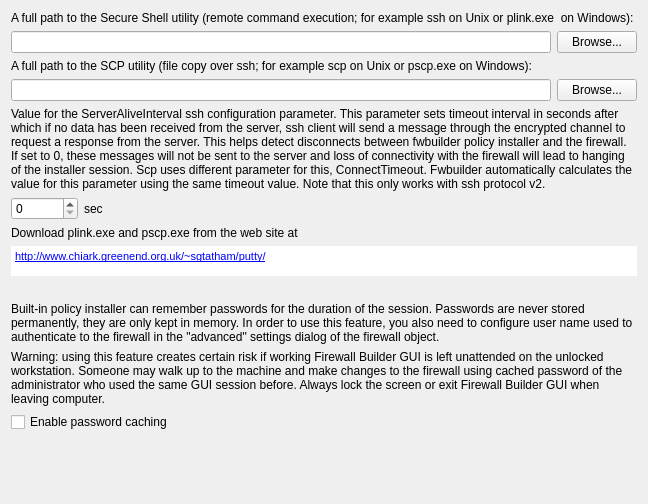
     <widget class="QWidget" name="tabSSH">
      <attribute name="title">
       <string>Installer</string>
      </attribute>
      <layout class="QGridLayout" name="gridLayout_15">
       <item row="0" column="0" colspan="3">
        <widget class="QLabel" name="textLabel1_5_2">
         <property name="text">
          <string>A full path to the Secure Shell utility (remote command execution; for example ssh on Unix or plink.exe  on Windows):</string>
         </property>
         <property name="alignment">
          <set>Qt::AlignVCenter</set>
         </property>
         <property name="wordWrap">
          <bool>true</bool>
         </property>
        </widget>
       </item>
       <item row="1" column="0" colspan="3">
        <layout class="QHBoxLayout" name="horizontalLayout_6">
         <item>
          <widget class="QLineEdit" name="sshPath">
           <property name="minimumSize">
            <size>
             <width>0</width>
             <height>0</height>
            </size>
           </property>
          </widget>
         </item>
         <item>
          <widget class="QPushButton" name="browseForSSH">
           <property name="sizePolicy">
            <sizepolicy hsizetype="Fixed" vsizetype="Fixed">
             <horstretch>0</horstretch>
             <verstretch>0</verstretch>
            </sizepolicy>
           </property>
           <property name="text">
            <string>Browse...</string>
           </property>
          </widget>
         </item>
        </layout>
       </item>
       <item row="2" column="0" colspan="3">
        <widget class="QLabel" name="textLabel1_5_3">
         <property name="text">
          <string>A full path to the SCP utility (file copy over ssh; for example scp on Unix or pscp.exe on Windows):</string>
         </property>
         <property name="alignment">
          <set>Qt::AlignVCenter</set>
         </property>
         <property name="wordWrap">
          <bool>true</bool>
         </property>
        </widget>
       </item>
       <item row="3" column="0" colspan="3">
        <layout class="QHBoxLayout" name="horizontalLayout_7">
         <item>
          <widget class="QLineEdit" name="scpPath">
           <property name="minimumSize">
            <size>
             <width>0</width>
             <height>0</height>
            </size>
           </property>
          </widget>
         </item>
         <item>
          <widget class="QPushButton" name="browseForSCP">
           <property name="sizePolicy">
            <sizepolicy hsizetype="Fixed" vsizetype="Fixed">
             <horstretch>0</horstretch>
             <verstretch>0</verstretch>
            </sizepolicy>
           </property>
           <property name="text">
            <string>Browse...</string>
           </property>
          </widget>
         </item>
        </layout>
       </item>
       <item row="4" column="0" colspan="3">
        <widget class="QLabel" name="label_14">
         <property name="text">
          <string>Value for the ServerAliveInterval ssh configuration parameter. This parameter sets timeout interval in seconds after which if no data has been received from the server, ssh client will send a message through the encrypted channel to request a response from the server. This helps detect disconnects between fwbuilder policy installer and the firewall. If set to 0, these messages will not be sent to the server and loss of connectivity with the firewall will lead to hanging of the installer session. Scp uses different parameter for this, ConnectTimeout. Fwbuilder automatically calculates the value for this parameter using the same timeout value. Note that this only works with ssh protocol v2.</string>
         </property>
         <property name="wordWrap">
          <bool>true</bool>
         </property>
        </widget>
       </item>
       <item row="5" column="0">
        <widget class="QSpinBox" name="sshTimeout">
         <property name="maximum">
          <number>999999</number>
         </property>
        </widget>
       </item>
       <item row="5" column="1">
        <widget class="QLabel" name="label_15">
         <property name="text">
          <string>sec</string>
         </property>
        </widget>
       </item>
       <item row="5" column="2">
        <spacer name="horizontalSpacer_7">
         <property name="orientation">
          <enum>Qt::Horizontal</enum>
         </property>
         <property name="sizeHint" stdset="0">
          <size>
           <width>528</width>
           <height>23</height>
          </size>
         </property>
        </spacer>
       </item>
       <item row="6" column="0" colspan="3">
        <widget class="QFrame" name="plink_hint">
         <property name="frameShape">
          <enum>QFrame::NoFrame</enum>
         </property>
         <property name="frameShadow">
          <enum>QFrame::Plain</enum>
         </property>
         <layout class="QGridLayout" name="gridLayout_14">
          <property name="margin">
           <number>0</number>
          </property>
          <item row="0" column="0">
           <widget class="QLabel" name="label_13">
            <property name="text">
             <string>Download plink.exe and pscp.exe from the web site at</string>
            </property>
           </widget>
          </item>
          <item row="1" column="0">
           <widget class="QTextBrowser" name="plink_hint_url">
            <property name="sizePolicy">
             <sizepolicy hsizetype="Preferred" vsizetype="Fixed">
              <horstretch>0</horstretch>
              <verstretch>0</verstretch>
             </sizepolicy>
            </property>
            <property name="minimumSize">
             <size>
              <width>0</width>
              <height>30</height>
             </size>
            </property>
            <property name="maximumSize">
             <size>
              <width>16777215</width>
              <height>30</height>
             </size>
            </property>
            <property name="autoFillBackground">
             <bool>true</bool>
            </property>
            <property name="frameShape">
             <enum>QFrame::NoFrame</enum>
            </property>
            <property name="frameShadow">
             <enum>QFrame::Plain</enum>
            </property>
            <property name="html">
             <string>&lt;!DOCTYPE HTML PUBLIC &quot;-//W3C//DTD HTML 4.0//EN&quot; &quot;http://www.w3.org/TR/REC-html40/strict.dtd&quot;&gt;
&lt;html&gt;&lt;head&gt;&lt;meta name=&quot;qrichtext&quot; content=&quot;1&quot; /&gt;&lt;style type=&quot;text/css&quot;&gt;
p, li { white-space: pre-wrap; }
&lt;/style&gt;&lt;/head&gt;&lt;body style=&quot; font-family:'Sans Serif'; font-size:9pt; font-weight:400; font-style:normal;&quot;&gt;
&lt;p style=&quot; margin-top:0px; margin-bottom:0px; margin-left:0px; margin-right:0px; -qt-block-indent:0; text-indent:0px;&quot;&gt;&lt;a href=&quot;http://www.chiark.greenend.org.uk/~sgtatham/putty/&quot;&gt;&lt;span style=&quot; font-family:'Lucida Grande'; font-size:8pt; text-decoration: underline; color:#0000ff;&quot;&gt;http://www.chiark.greenend.org.uk/~sgtatham/putty/&lt;/span&gt;&lt;/a&gt;&lt;/p&gt;&lt;/body&gt;&lt;/html&gt;</string>
            </property>
            <property name="acceptRichText">
             <bool>true</bool>
            </property>
            <property name="openExternalLinks">
             <bool>true</bool>
            </property>
           </widget>
          </item>
         </layout>
        </widget>
       </item>
       <item row="7" column="0" colspan="3">
        <spacer name="verticalSpacer_2">
         <property name="orientation">
          <enum>Qt::Vertical</enum>
         </property>
         <property name="sizeType">
          <enum>QSizePolicy::Fixed</enum>
         </property>
         <property name="sizeHint" stdset="0">
          <size>
           <width>20</width>
           <height>20</height>
          </size>
         </property>
        </spacer>
       </item>
       <item row="8" column="0" colspan="3">
        <widget class="QLabel" name="label_8">
         <property name="text">
          <string>Built-in policy installer can remember passwords for the duration of the session. Passwords are never stored permanently, they are only kept in memory. In order to use this feature, you also need to configure user name used to authenticate to the firewall in the &quot;advanced&quot; settings dialog of the firewall object. </string>
         </property>
         <property name="wordWrap">
          <bool>true</bool>
         </property>
        </widget>
       </item>
       <item row="9" column="0" colspan="3">
        <widget class="QLabel" name="label_12">
         <property name="mouseTracking">
          <bool>false</bool>
         </property>
         <property name="text">
          <string>Warning: using this feature creates certain risk if working Firewall Builder GUI is left unattended on the unlocked workstation. Someone may walk up to the machine and make changes to the firewall using cached password of the administrator who used the same GUI session before. Always lock the screen or exit Firewall Builder GUI when leaving computer.</string>
         </property>
         <property name="wordWrap">
          <bool>true</bool>
         </property>
        </widget>
       </item>
       <item row="10" column="0" colspan="3">
        <widget class="QCheckBox" name="rememberSshPass">
         <property name="toolTip">
          <string>Enable password caching for the duration of the session (passwords
are never stored permanently)</string>
         </property>
         <property name="text">
          <string>Enable password caching</string>
         </property>
        </widget>
       </item>
       <item row="11" column="0" colspan="3">
        <spacer>
         <property name="orientation">
          <enum>Qt::Vertical</enum>
         </property>
         <property name="sizeType">
          <enum>QSizePolicy::Expanding</enum>
         </property>
         <property name="sizeHint" stdset="0">
          <size>
           <width>505</width>
           <height>61</height>
          </size>
         </property>
        </spacer>
       </item>
      </layout>
     </widget>
